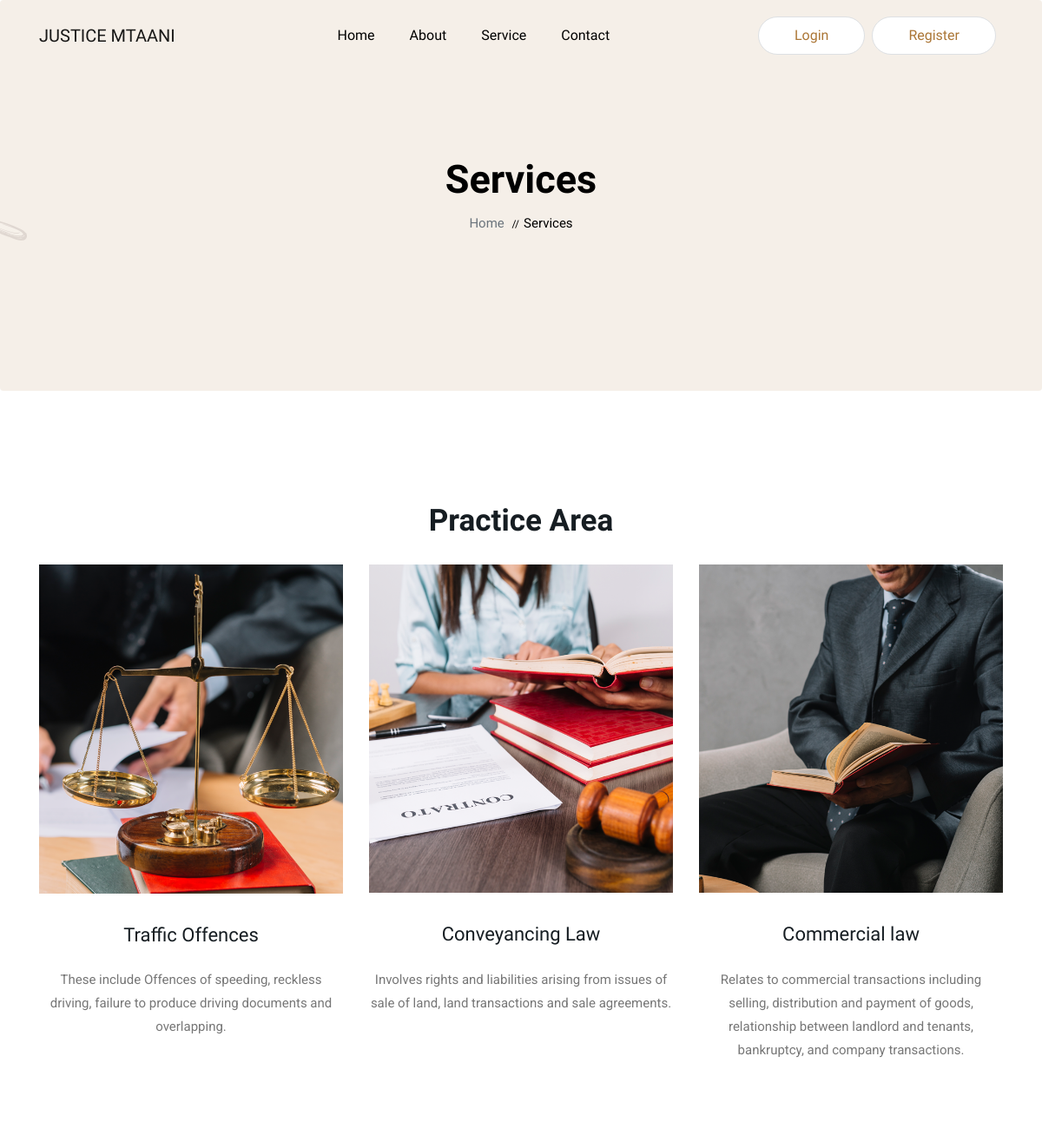
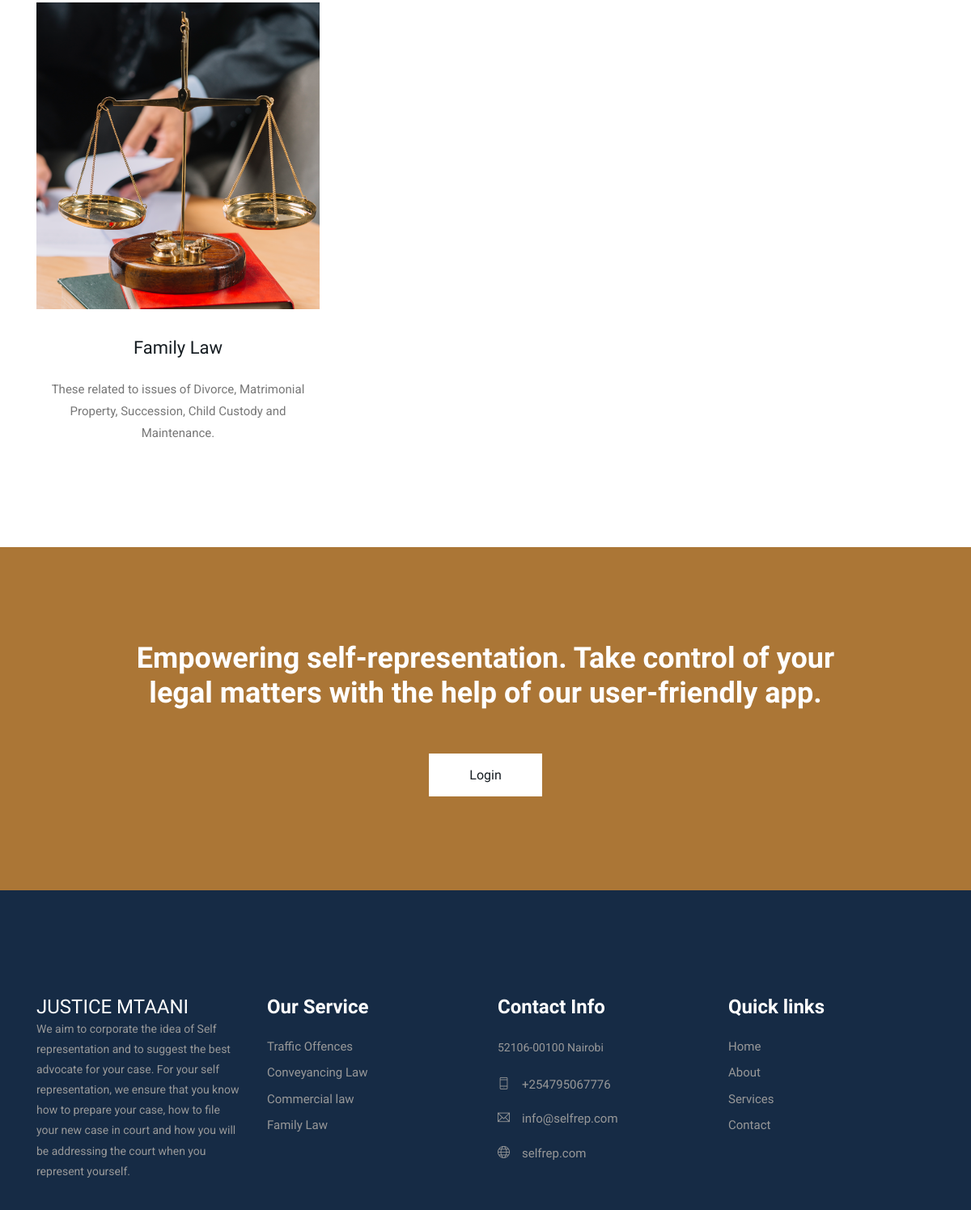
Page /services/ on the committed database (2 pictures, top to bottom).
### core/models.py (models this page shows, shortened)
class Service(models.Model):
    title = models.CharField(max_length=200)
    slug = models.SlugField(unique=True)
    description = models.TextField(null=True, blank=True)
    image = models.ImageField(upload_to='services/', null=True, blank=True)
    created = models.DateTimeField(auto_now_add=True)
    updated = models.DateTimeField(auto_now=True)
    class Meta:
        ordering = ['-created']
    def __str__(self):
        return self.title

### core/views.py (the view)
# urls.py: path('services/', views.services, name='services'),
def services(request):
    services = Service.objects.all()
    context = {
        'title': 'Services',
        'services': services
    }
    return render(request, 'service.html', context)

### templates/service.html
{% extends 'base.html' %}
{% block content %}
    {% include 'partials/services.html' %}
    {% include 'partials/ads.html' %}
{% endblock %}

### templates/base.html (shortened to what this page needs)
<!doctype html>
<html lang="en">
<head>
    {% include 'partials/css.html' %}
</head>
<body>
    {% include 'partials/top-nav.html' %}
    {% include 'partials/breadcrumb.html' %}
    {% block content %}
    {% endblock %}
    {% include 'partials/footer.html' %}
</body>
</html>

### templates/partials/css.html (shortened to what this page needs)
<link rel="stylesheet" href="/static/css/bootstrap.min.css">
<link rel="stylesheet" href="/static/css/animate.css">
<link rel="stylesheet" href="/static/css/owl.carousel.min.css">
<link rel="stylesheet" href="/static/css/themify-icons.css">
<link rel="stylesheet" href="/static/css/flaticon.css">
<link rel="stylesheet" href="/static/css/magnific-popup.css">
<link rel="stylesheet" href="/static/css/slick.css">
<link rel="stylesheet" href="/static/css/gijgo.min.css">
<link rel="stylesheet" href="/static/css/nice-select.css">
<link rel="stylesheet" href="/static/css/all.css">
<link rel="stylesheet" href="/static/css/style.css">

### templates/partials/top-nav.html (shortened to what this page needs)
<header class="main_menu home_menu">
    <div class="container">
        <div class="row align-items-center">
            <div class="col-lg-12">
                <nav class="navbar navbar-expand-lg navbar-light">
                    <a class="navbar-brand text-uppercase" href="/"> Justice Mtaani </a>
                    <div class="collapse navbar-collapse main-menu-item" id="navbarSupportedContent">
                        <ul class="navbar-nav">
                            <li class="nav-item">
                                <a class="nav-link" href="/">Home</a>
                            </li>
                            <li class="nav-item">
                                <a class="nav-link" href="{% url 'about' %}">About</a>
                            </li>
                            <li class="nav-item">
                                <a class="nav-link" href="{% url 'services' %}">Service</a>
                            </li>
                            <li class="nav-item">
                                <a class="nav-link" href="{% url 'contact' %}">Contact</a>
                            </li>
                        </ul>
                    </div>
                    {% if user.is_authenticated %}
                        <a href="{% url 'account_logout' %}" class="d-none d-sm-block menu_btn">Logout</a>
                    {% else %}
                        <a href="{% url 'account_login' %}" class="d-none d-sm-block menu_btn">Login</a>
                        <a href="{% url 'sign_up' %}" class="d-none d-sm-block menu_btn mx-2">Register</a>
                    {% endif %}
                </nav>
            </div>
        </div>
    </div>
</header>

### templates/partials/breadcrumb.html
{% if title %}
{% if title != 'Home' %}
    <section class="breadcrumb breadcrumb_bg">
        <div class="container">
            <div class="row">
                <div class="col-lg-12">
                    <div class="breadcrumb_iner text-center">
                        <div class="breadcrumb_iner_item">
                            <h2>{{ title }}</h2>
                            <p><a href="/" class="text-muted">home</a> <span>//</span>{{ title }}</p>
                        </div>
                    </div>
                </div>
            </div>
        </div>
    </section>
{% endif %}
{% endif %}

### templates/partials/services.html
    <section class="single_service section_padding">
        <div class="container">
            <div class="row justify-content-center">
                <div class="col-lg-7 col-sm-10">
                    <div class="section_tittle">
                        <h2>Practice Area</h2>
                    </div>
                </div>
            </div>
            {% if services %}
            <div class="row justify-content-between">
                {% for service in services %}
                <div class="col-lg-4 col-sm-6">
                    <div class="single_single_service">
                        <img src="{% if service.image %}{{ service.image.url }}{% else %}/static/img/icon/service_1.svg{% endif %}" alt="{{ service }}">
                        <h4>{{ service.title }}</h4>
                        <p>{{ service.description }}</p>
                    </div>
                </div>
                {% endfor %}
            </div>
            {% else %}
                <p>No Services</p>
            {% endif %}
        </div>
    </section>

### templates/partials/ads.html
    <section class="cta_area">
        <div class="container">
            <div class="row justify-content-center">
                <div class="col-lg-10">
                    <div class="cta_text">
                        <h2>Empowering self-representation. Take control of your legal matters with the help of our user-friendly app.</h2>
                        {% if user.is_authenticated %}
                            <a href="{% url 'contact' %}" class="cta_btn">Learn More</a>
                        {% else %}
                            <a href="{% url 'account_login' %}" class="cta_btn">Login</a>
                        {% endif %}
                    </div>
                </div>
            </div>
        </div>
    </section>

### templates/partials/footer.html
<footer class="footer-area">
    <div class="container">
        <div class="row justify-content-between">
            <div class="col-sm-6 col-xl-3">
                <div class="single-footer-widget footer_1">
                    <a href="/" class="text-white h4 text-uppercase">Justice Mtaani</a>
                    <p>We aim to corporate the idea of Self representation and to suggest the best advocate for your
                        case. For your self representation, we ensure that you know how to prepare your case, how to
                        file your new case in court and how you will be addressing the court when you represent
                        yourself.</p>
                </div>
            </div>
            {% if services %}
            <div class="col-sm-6 col-xl-3">
                <div class="single-footer-widget">
                    <h4>Our Service</h4>
                    <ul>
                        {% for service in services %}
                        <li><a>{{ service.title }}</a></li>
                        {% endfor %}
                    </ul>
                </div>
            </div>
            {% endif %}
            <div class="col-sm-6 col-xl-3">
                <div class="single-footer-widget footer_icon">
                    <h4>Contact Info</h4>
                    <p>52106-00100 Nairobi</p>
                    <ul>
                        <li><a href="tel:+254795067776"><i class="ti-mobile"></i>+254795067776</a></li>
                        <li><a href="mailto:info@selfrep.com"><i class="ti-email"></i>info@selfrep.com</a></li>
                        <li><a href="/"><i class="ti-world"></i>selfrep.com</a></li>
                    </ul>
                </div>
            </div>
            <div class="col-sm-6 col-xl-3">
                <div class="single-footer-widget footer_3">
                    <h4>Quick links</h4>
                    <ul>
                        <li><a href="/">Home</a></li>
                        <li><a href="{% url 'about' %}">About</a></li>
                        <li><a href="{% url 'services' %}">Services</a></li>
                        <li><a href="{% url 'contact' %}">Contact</a></li>
                    </ul>
                </div>
            </div>
        </div>
    </div>
</footer>

### rows in the picture
Service: image (picture), title "Traffic Offences", description "These include Offences of speeding, reckless driving, failure to produce driving documents and overlapping."
Service: image (picture), title "Conveyancing Law", description "Involves rights and liabilities arising from issues of sale of land, land transactions and sale agreements."
Service: image (picture), title "Commercial law", description "Relates to commercial transactions including selling, distribution and payment of goods, relationship between landlord and tenants, bankruptcy, and company transactions."
Service: image (picture), title "Family Law", description "These related to issues of Divorce, Matrimonial Property, Succession, Child Custody and Maintenance."

### other values in the picture
{{ title }} "Services"
